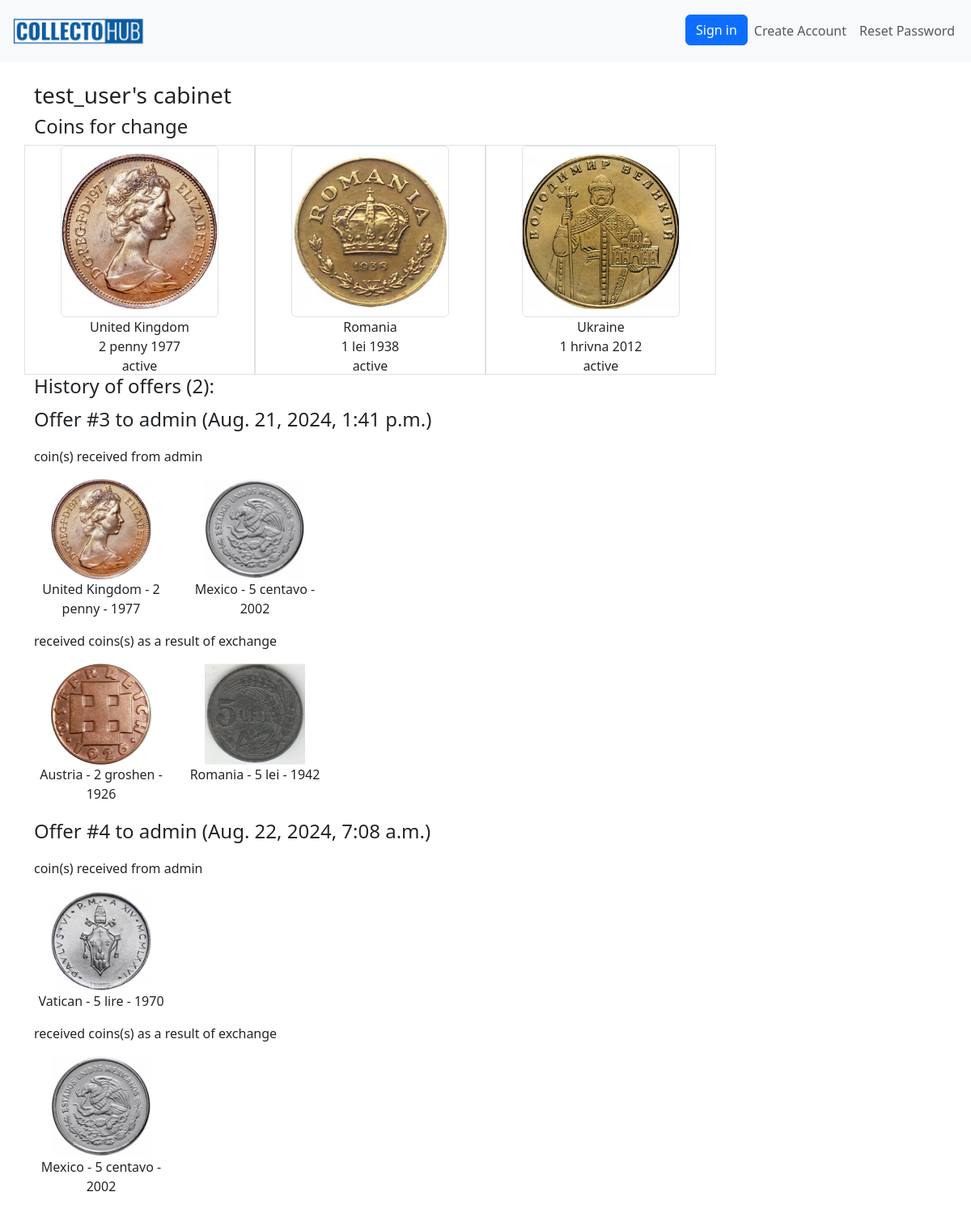
/user/cabinet/4/, run on an earlier commit of the app's database.
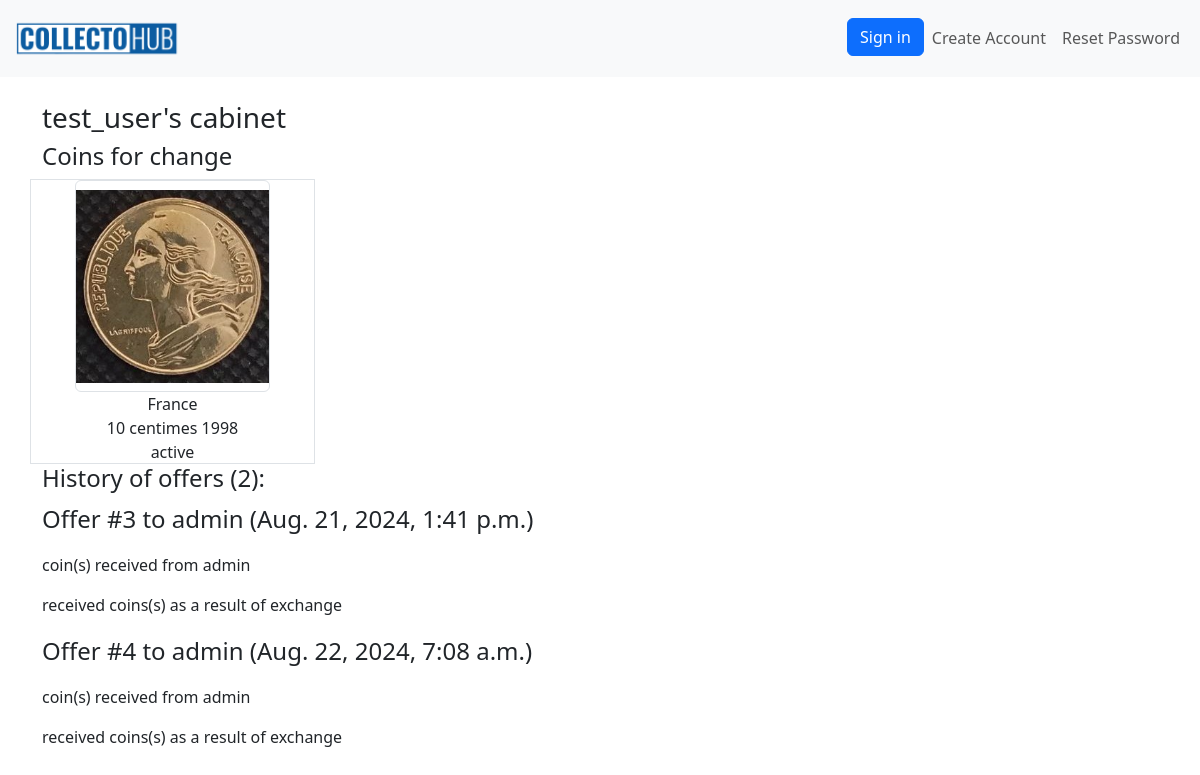
And on a later commit of the database.
### coins/models.py (models this page shows)
class Coin(models.Model):
    img_front = models.ImageField(upload_to='products_image', blank=True)
    img_back = models.ImageField(upload_to='products_image', blank=True)
    img_add_1 = models.ImageField(upload_to='products_image', blank=True)
    img_add_2 = models.ImageField(upload_to='products_image', blank=True)
    country = models.ForeignKey(Country, on_delete=models.CASCADE, related_name='coins')  # Reference to Country
    denomination = models.CharField(max_length=150)  # Denomination
    year = models.IntegerField()  # Year
    material = models.CharField(max_length=15, blank=True, choices=material_choices)  # Material
    safety = models.CharField(max_length=2, blank=True, choices=safety_choices)  # Optional field for admin use
    weight = models.FloatField(blank=True, null=True)  # Weight
    diameter = models.FloatField(blank=True, null=True)  # Diameter
    thickness = models.FloatField(blank=True, null=True)  # Thickness
    circulation = models.IntegerField(blank=True, null=True)  # Circulation
    owner = models.ForeignKey(User, on_delete=models.CASCADE, related_name='coins')
    box = models.ForeignKey('Box', on_delete=models.SET_NULL, blank=True, null=True, related_name='coins')
    status = models.CharField(max_length=1, choices=status_choices_coin, default='a')
    views_counter = models.IntegerField(default=0)
    class Meta:
        verbose_name = 'Coin'
        verbose_name_plural = 'Coins'
    def __str__(self):
        return f'{self.country.name} - {self.denomination} - {self.year}'

class Country(models.Model):
    name = models.CharField(max_length=150, unique=True)
    continent = models.ForeignKey(Continent, on_delete=models.CASCADE, related_name="countries")
    class Meta:
        verbose_name = "Country"
        verbose_name_plural = "Countries"
    def __str__(self):
        return self.name

class MultiOffer(models.Model):
    coins_to_get = models.ManyToManyField(Coin, related_name='offers_get')
    coins_to_give = models.ManyToManyField(Coin, related_name='offers_give')
    author = models.ForeignKey(User, related_name='multi_offers_made', on_delete=models.CASCADE)
    responder = models.ForeignKey(User, related_name='multi_offers_look', on_delete=models.CASCADE)
    status = models.CharField(max_length=1, choices=status_choices, default='c')
    created = models.DateTimeField(auto_now_add=True)

### coins/views.py (the view)
# urls.py: path('user/cabinet/<int:pk>/', views.UserCabinetView.as_view(), name='user-cabinet'),
class UserCabinetView(DetailView):
    model = User
    template_name = 'coins/user_cabinet.html'
    context_object_name = 'owner'
    extra_context = {
        'form': MessageForm(),
    }

### coins/context_processors.py (called while the page is built)
def statistics_processor(request):
    return {
        'num_coins': Coin.objects.filter(status='a').count()
    }

### coins/models.py (called while the page is built)
    def history_of_offers_by_user(self):
        history = MultiOffer.objects.filter(author=self.user, status='d')
        return history

    def active_coins(self):
        return self.user.coins.filter(status='a')

### coins/templates/coins/user_cabinet.html (shortened to what this page needs)
{% extends 'coins/base.html' %}
{% block content %}
<h3>{{ owner }}'s cabinet</h3>
<h4>Coins for change </h4>
<div class="row">
  {% for coin in owner.profile.active_coins %}
  <div class="col-3 text-center border">
    <a href="{% url 'coins:coin-detail' pk=coin.id %}">
      <img
        src="{{ coin.img_front.url }}"
        alt="coin"
        class="w-75 h-75 object-fit-contain border rounded"
      />
    </a>
    <p>
      {{ coin.country }}
      <br />
      {{ coin.denomination }} {{ coin.year }}
      <br>
      {{ coin.get_status_display }}
    </p>
  </div>
  {% endfor %}
</div>
<h4>History of offers ({{ owner.profile.history_of_offers_by_user|length }}):</h4>
{% for coins in owner.profile.history_of_offers_by_user %}
<p class="fs-4">Offer #{{ coins.id }} to {{ coins.responder }} ({{ coins.created }})</p>
<p> coin(s) received from {{ coins.responder }}</p>
<div class="row">
  {% for coin in coins.coins_to_get.all %}
  <div class="col-2 text-center">
    <img src="{{ coin.img_front.url }}" class="w-75">
    <p>{{ coin }}</p>
  </div>
  {% endfor %}
</div>
<p>received coins(s) as a result of exchange</p>
<div class="row">
  {% for coin in coins.coins_to_give.all %}
  <div class="col-2 text-center">
    <img src="{{ coin.img_front.url }}" class="w-75">
    <p>{{ coin }}</p>
  </div>
  {% endfor %}
</div>
{% endfor%}
{% endblock %}

What changed in the data, as far as the page shows it:
removed Coin: img_front (picture), country "United Kingdom", denomination "2 penny", year "1977", status "active", country+denomination+year "United Kingdom - 2 penny - 1977"
removed Coin: img_front (picture), country "Romania", denomination "1 lei", year "1938", status "active", shown under "Coins for change"
removed Coin: img_front (picture), country "Ukraine", denomination "1 hrivna", year "2012", status "active", shown under "Coins for change"
removed Coin: img_front (picture), country+denomination+year "Mexico - 5 centavo - 2002"
removed Coin: img_front (picture), country+denomination+year "Austria - 2 groshen - 1926", shown under MultiOffer "Aug. 21, 2024, 1:41 p.m."
removed Coin: img_front (picture), country+denomination+year "Romania - 5 lei - 1942", shown under MultiOffer "Aug. 21, 2024, 1:41 p.m."
removed Coin: img_front (picture), country+denomination+year "Vatican - 5 lire - 1970", shown under MultiOffer "Aug. 22, 2024, 7:08 a.m."
now on this page (row edited): Coin: img_front (picture), country "France", denomination "10 centimes", year "1998", status "active", shown under "Coins for change"
